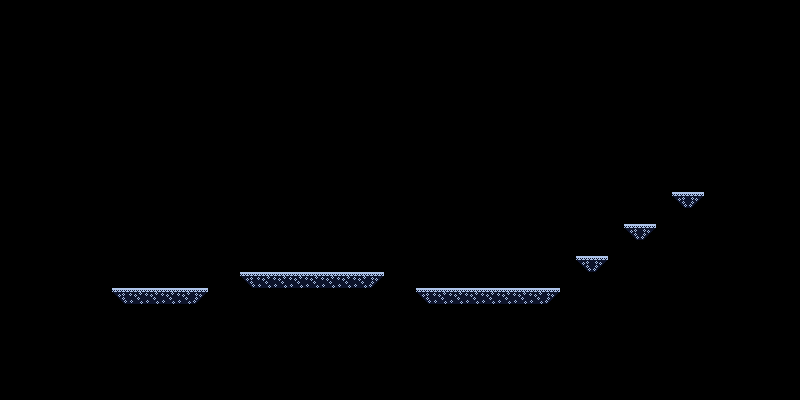

This is a level from a 2D game, rendered from its Tiled map with the project's own tilesets. A one-line summary and the complete map file follow:
An orthogonal 50x25 tile map with 16x16 px tiles, 1 tile layer (Tile Layer 1).

<map version="1.10" tiledversion="1.11.0" orientation="orthogonal" renderorder="right-down" width="50" height="25" tilewidth="16" tileheight="16" infinite="0" nextlayerid="2" nextobjectid="1">
 <tileset firstgid="1" source="Platforms.tsx" />
 <layer id="1" name="Tile Layer 1" width="50" height="25">
  <data encoding="csv">
0,0,0,0,0,0,0,0,0,0,0,0,0,0,0,0,0,0,0,0,0,0,0,0,0,0,0,0,0,0,0,0,0,0,0,0,0,0,0,0,0,0,0,0,0,0,0,0,0,0,
0,0,0,0,0,0,0,0,0,0,0,0,0,0,0,0,0,0,0,0,0,0,0,0,0,0,0,0,0,0,0,0,0,0,0,0,0,0,0,0,0,0,0,0,0,0,0,0,0,0,
0,0,0,0,0,0,0,0,0,0,0,0,0,0,0,0,0,0,0,0,0,0,0,0,0,0,0,0,0,0,0,0,0,0,0,0,0,0,0,0,0,0,0,0,0,0,0,0,0,0,
0,0,0,0,0,0,0,0,0,0,0,0,0,0,0,0,0,0,0,0,0,0,0,0,0,0,0,0,0,0,0,0,0,0,0,0,0,0,0,0,0,0,0,0,0,0,0,0,0,0,
0,0,0,0,0,0,0,0,0,0,0,0,0,0,0,0,0,0,0,0,0,0,0,0,0,0,0,0,0,0,0,0,0,0,0,0,0,0,0,0,0,0,0,0,0,0,0,0,0,0,
0,0,0,0,0,0,0,0,0,0,0,0,0,0,0,0,0,0,0,0,0,0,0,0,0,0,0,0,0,0,0,0,0,0,0,0,0,0,0,0,0,0,0,0,0,0,0,0,0,0,
0,0,0,0,0,0,0,0,0,0,0,0,0,0,0,0,0,0,0,0,0,0,0,0,0,0,0,0,0,0,0,0,0,0,0,0,0,0,0,0,0,0,0,0,0,0,0,0,0,0,
0,0,0,0,0,0,0,0,0,0,0,0,0,0,0,0,0,0,0,0,0,0,0,0,0,0,0,0,0,0,0,0,0,0,0,0,0,0,0,0,0,0,0,0,0,0,0,0,0,0,
0,0,0,0,0,0,0,0,0,0,0,0,0,0,0,0,0,0,0,0,0,0,0,0,0,0,0,0,0,0,0,0,0,0,0,0,0,0,0,0,0,0,0,0,0,0,0,0,0,0,
0,0,0,0,0,0,0,0,0,0,0,0,0,0,0,0,0,0,0,0,0,0,0,0,0,0,0,0,0,0,0,0,0,0,0,0,0,0,0,0,0,0,0,0,0,0,0,0,0,0,
0,0,0,0,0,0,0,0,0,0,0,0,0,0,0,0,0,0,0,0,0,0,0,0,0,0,0,0,0,0,0,0,0,0,0,0,0,0,0,0,0,0,0,0,0,0,0,0,0,0,
0,0,0,0,0,0,0,0,0,0,0,0,0,0,0,0,0,0,0,0,0,0,0,0,0,0,0,0,0,0,0,0,0,0,0,0,0,0,0,0,0,0,0,0,0,0,0,0,0,0,
0,0,0,0,0,0,0,0,0,0,0,0,0,0,0,0,0,0,0,0,0,0,0,0,0,0,0,0,0,0,0,0,0,0,0,0,0,0,0,0,0,0,1,3,0,0,0,0,0,0,
0,0,0,0,0,0,0,0,0,0,0,0,0,0,0,0,0,0,0,0,0,0,0,0,0,0,0,0,0,0,0,0,0,0,0,0,0,0,0,0,0,0,0,0,0,0,0,0,0,0,
0,0,0,0,0,0,0,0,0,0,0,0,0,0,0,0,0,0,0,0,0,0,0,0,0,0,0,0,0,0,0,0,0,0,0,0,0,0,0,1,3,0,0,0,0,0,0,0,0,0,
0,0,0,0,0,0,0,0,0,0,0,0,0,0,0,0,0,0,0,0,0,0,0,0,0,0,0,0,0,0,0,0,0,0,0,0,0,0,0,0,0,0,0,0,0,0,0,0,0,0,
0,0,0,0,0,0,0,0,0,0,0,0,0,0,0,0,0,0,0,0,0,0,0,0,0,0,0,0,0,0,0,0,0,0,0,0,1,3,0,0,0,0,0,0,0,0,0,0,0,0,
0,0,0,0,0,0,0,0,0,0,0,0,0,0,0,1,2,2,2,2,2,2,2,3,0,0,0,0,0,0,0,0,0,0,0,0,0,0,0,0,0,0,0,0,0,0,0,0,0,0,
0,0,0,0,0,0,0,1,2,2,2,2,3,0,0,0,0,0,0,0,0,0,0,0,0,0,1,2,2,2,2,2,2,2,3,0,0,0,0,0,0,0,0,0,0,0,0,0,0,0,
0,0,0,0,0,0,0,0,0,0,0,0,0,0,0,0,0,0,0,0,0,0,0,0,0,0,0,0,0,0,0,0,0,0,0,0,0,0,0,0,0,0,0,0,0,0,0,0,0,0,
0,0,0,0,0,0,0,0,0,0,0,0,0,0,0,0,0,0,0,0,0,0,0,0,0,0,0,0,0,0,0,0,0,0,0,0,0,0,0,0,0,0,0,0,0,0,0,0,0,0,
0,0,0,0,0,0,0,0,0,0,0,0,0,0,0,0,0,0,0,0,0,0,0,0,0,0,0,0,0,0,0,0,0,0,0,0,0,0,0,0,0,0,0,0,0,0,0,0,0,0,
0,0,0,0,0,0,0,0,0,0,0,0,0,0,0,0,0,0,0,0,0,0,0,0,0,0,0,0,0,0,0,0,0,0,0,0,0,0,0,0,0,0,0,0,0,0,0,0,0,0,
0,0,0,0,0,0,0,0,0,0,0,0,0,0,0,0,0,0,0,0,0,0,0,0,0,0,0,0,0,0,0,0,0,0,0,0,0,0,0,0,0,0,0,0,0,0,0,0,0,0,
0,0,0,0,0,0,0,0,0,0,0,0,0,0,0,0,0,0,0,0,0,0,0,0,0,0,0,0,0,0,0,0,0,0,0,0,0,0,0,0,0,0,0,0,0,0,0,0,0,0
</data>
 </layer>
</map>